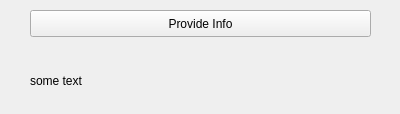
<?xml version="1.0" encoding="UTF-8"?>
<ui version="4.0">
 <class>Widget</class>
 <widget class="QWidget" name="Widget">
  <property name="geometry">
   <rect>
    <x>0</x>
    <y>0</y>
    <width>400</width>
    <height>114</height>
   </rect>
  </property>
  <property name="windowTitle">
   <string>Form</string>
  </property>
  <widget class="QPushButton" name="provide_info_button">
   <property name="geometry">
    <rect>
     <x>30</x>
     <y>10</y>
     <width>341</width>
     <height>27</height>
    </rect>
   </property>
   <property name="text">
    <string>Provide Info</string>
   </property>
  </widget>
  <widget class="QLabel" name="info_label">
   <property name="geometry">
    <rect>
     <x>30</x>
     <y>60</y>
     <width>341</width>
     <height>41</height>
    </rect>
   </property>
   <property name="text">
    <string>some text</string>
   </property>
  </widget>
 </widget>
 <resources/>
 <connections/>
</ui>
